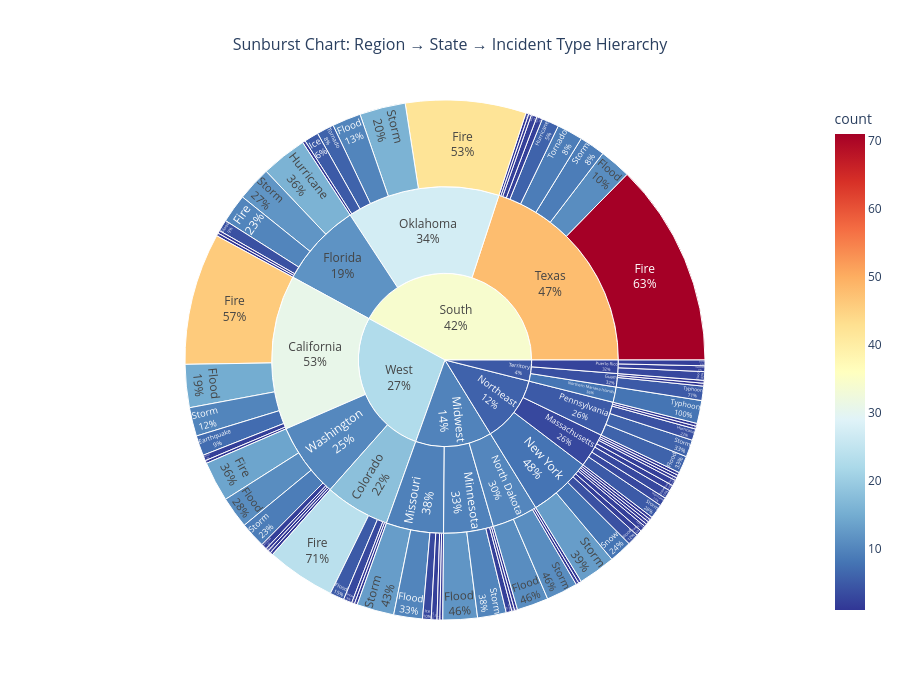

Here is the notebook cell this chart was saved with:
### Markdown cell above
### 5.1 Visualization 11: Sunburst Chart (Region → State → Incident)

### Code cell
# Prepare hierarchical data (limited to top states per region for readability)
# Get top 3 states per region
top_states_per_region = df.groupby(['region', 'state']).size().reset_index(name='count')
top_states_per_region = top_states_per_region.sort_values(['region', 'count'], ascending=[True, False])
top_states_per_region = top_states_per_region.groupby('region').head(3)

# Filter main data for these states
sunburst_data = df[df['state'].isin(top_states_per_region['state'])]
sunburst_agg = sunburst_data.groupby(['region', 'stateName', 'incidentType']).size().reset_index(name='count')

# Create sunburst
fig = px.sunburst(sunburst_agg,
                  path=['region', 'stateName', 'incidentType'],
                  values='count',
                  title='Sunburst Chart: Region → State → Incident Type Hierarchy',
                  color='count',
                  color_continuous_scale='RdYlBu_r',
                  height=700)

fig.update_traces(textinfo='label+percent parent')
fig.update_layout(
    title_font_size=16,
    title_x=0.5
)

fig.show()
fig.write_html('../Outputs/output_milestone-4/m4_viz11_sunburst.html')
print("✓ Visualization 11 saved")

### Figure 1 — Plotly figure (JSON) as saved in the notebook; plotly's stock layout.template omitted (floating-point values rounded to 4 significant figures)
{"data": [{"branchvalues": "total", "customdata": [[1.0], [12.0], [1.0], [10.0], [2.0], [1.0], [10.0], [1.0], [3.0], [13.0], [2.0], [11.0], [1.0], [11.0], [1.0], [2.0], [2.0], [3.0], [1.0], [1.0], [3.0], [5.0], [1.0], [1.0], [2.0], [4.0], [1.0], [2.0], [1.0], [1.0], [8.0], [13.0], [6.0], [4.0], [1.0], [6.0], [1.0], [10.0], [4.0], [1.0], [16.0], [12.0], [1.0], [42.0], [10.0], [1.0], [5.0], [16.0], [6.0], [1.0], [71.0], [11.0], [6.0], [1.0], [2.0], [9.0], [9.0], [2.0], [1.0], [1.0], [5.0], [8.0], [3.0], [2.0], [2.0], [7.0], [46.0], [15.0], [1.0], [10.0], [2.0], [1.0], [24.0], [5.0], [3.0], [1.0], [2.0], [14.0], [11.0], [1.0], [1.0], [9.0], [1.0], [9.615], [9.467], [10.17], [3.0], [7.909], [5.0], [11.77], [27.27], [47.95], [3.857], [8.0], [2.429], [30.8], [18.0], [10.38], [9.725], [5.87], [34.19], [4.909], [22.81]], "domain": {"x": [0, 1], "y": [0, 1]}, "hovertemplate": "labels=%{label}<br>count_sum=%{value}<br>parent=%{parent}<br>id=%{id}<br>count=%{color}<extra></extra>", "ids": ["Midwest/Minnesota/Fire", "Midwest/Minnesota/Flood", "Midwest/Minnesota/Snow", "Midwest/Minnesota/Storm", "Midwest/Minnesota/Tornado", "Midwest/Missouri/Fire", "Midwest/Missouri/Flood", "Midwest/Missouri/Hurricane", "Midwest/Missouri/Ice", "Midwest/Missouri/Storm", "Midwest/Missouri/Tornado", "Midwest/North Dakota/Flood", "Midwest/North Dakota/Snow", "Midwest/North Dakota/Storm", "Midwest/North Dakota/Tornado", "Northeast/Massachusetts/Fire", "Northeast/Massachusetts/Flood", "Northeast/Massachusetts/Hurricane", "Northeast/Massachusetts/Ice", "Northeast/Massachusetts/Other", "Northeast/Massachusetts/Snow", "Northeast/Massachusetts/Storm", "Northeast/Massachusetts/Tornado", "Northeast/New York/Chemical", "Northeast/New York/Fire", "Northeast/New York/Flood", "Northeast/New York/Human Cause", "Northeast/New York/Hurricane", "Northeast/New York/Ice", "Northeast/New York/Other", "Northeast/New York/Snow", "Northeast/New York/Storm", "Northeast/Pennsylvania/Flood", "Northeast/Pennsylvania/Hurricane", "Northeast/Pennsylvania/Ice", "Northeast/Pennsylvania/Storm", "Northeast/Pennsylvania/Tornado", "South/Florida/Fire", "South/Florida/Flood", "South/Florida/Human Cause", "South/Florida/Hurricane", "South/Florida/Storm", "South/Florida/Winter", "South/Oklahoma/Fire", "South/Oklahoma/Flood", "South/Oklahoma/Hurricane", "South/Oklahoma/Ice", "South/Oklahoma/Storm", "South/Oklahoma/Tornado", "South/Texas/Drought", "South/Texas/Fire", "South/Texas/Flood", "South/Texas/Hurricane", "South/Texas/Ice", "South/Texas/Other", "South/Texas/Storm", "South/Texas/Tornado", "South/Texas/Winter", "Territory/Guam/Earthquake", "Territory/Guam/Storm", "Territory/Guam/Typhoon", "Territory/Northern Mariana Islands/Typhoon", "Territory/Puerto Rico/Flood", "Territory/Puerto Rico/Hurricane", "Territory/Puerto Rico/Storm", "West/California/Earthquake", "West/California/Fire", "West/California/Flood", "West/California/Other", "West/California/Storm", "West/California/Winter", "West/Colorado/Dam/Levee Break", "West/Colorado/Fire", "West/Colorado/Flood", "West/Colorado/Snow", "West/Colorado/Storm", "West/Washington/Earthquake", "West/Washington/Fire", "West/Washington/Flood", "West/Washington/Ice", "West/Washington/Mud/Landslide", "West/Washington/Storm", "West/Washington/Water", "Midwest/Minnesota", "Midwest/Missouri", "Midwest/North Dakota", "Northeast/Massachusetts", "Northeast/New York", "Northeast/Pennsylvania", "South/Florida", "South/Oklahoma", "South/Texas", "Territory/Guam", "Territory/Northern Mariana Islands", "Territory/Puerto Rico", "West/California", "West/Colorado", "West/Washington", "Midwest", "Northeast", "South", "Territory", "West"], "labels": ["Fire", "Flood", "Snow", "Storm", "Tornado", "Fire", "Flood", "Hurricane", "Ice", "Storm", "Tornado", "Flood", "Snow", "Storm", "Tornado", "Fire", "Flood", "Hurricane", "Ice", "Other", "Snow", "Storm", "Tornado", "Chemical", "Fire", "Flood", "Human Cause", "Hurricane", "Ice", "Other", "Snow", "Storm", "Flood", "Hurricane", "Ice", "Storm", "Tornado", "Fire", "Flood", "Human Cause", "Hurricane", "Storm", "Winter", "Fire", "Flood", "Hurricane", "Ice", "Storm", "Tornado", "Drought", "Fire", "Flood", "Hurricane", "Ice", "Other", "Storm", "Tornado", "Winter", "Earthquake", "Storm", "Typhoon", "Typhoon", "Flood", "Hurricane", "Storm", "Earthquake", "Fire", "Flood", "Other", "Storm", "Winter", "Dam/Levee Break", "Fire", "Flood", "Snow", "Storm", "Earthquake", "Fire", "Flood", "Ice", "Mud/Landslide", "Storm", "Water", "Minnesota", "Missouri", "North Dakota", "Massachusetts", "New York", "Pennsylvania", "Florida", "Oklahoma", "Texas", "Guam", "Northern Mariana Islands", "Puerto Rico", "California", "Colorado", "Washington", "Midwest", "Northeast", "South", "Territory", "West"], "marker": {"coloraxis": "coloraxis", "colors": [1.0, 12.0, 1.0, 10.0, 2.0, 1.0, 10.0, 1.0, 3.0, 13.0, 2.0, 11.0, 1.0, 11.0, 1.0, 2.0, 2.0, 3.0, 1.0, 1.0, 3.0, 5.0, 1.0, 1.0, 2.0, 4.0, 1.0, 2.0, 1.0, 1.0, 8.0, 13.0, 6.0, 4.0, 1.0, 6.0, 1.0, 10.0, 4.0, 1.0, 16.0, 12.0, 1.0, 42.0, 10.0, 1.0, 5.0, 16.0, 6.0, 1.0, 71.0, 11.0, 6.0, 1.0, 2.0, 9.0, 9.0, 2.0, 1.0, 1.0, 5.0, 8.0, 3.0, 2.0, 2.0, 7.0, 46.0, 15.0, 1.0, 10.0, 2.0, 1.0, 24.0, 5.0, 3.0, 1.0, 2.0, 14.0, 11.0, 1.0, 1.0, 9.0, 1.0, 9.615, 9.467, 10.17, 3.0, 7.909, 5.0, 11.77, 27.27, 47.95, 3.857, 8.0, 2.429, 30.8, 18.0, 10.38, 9.725, 5.87, 34.19, 4.909, 22.81]}, "name": "", "parents": ["Midwest/Minnesota", "Midwest/Minnesota", "Midwest/Minnesota", "Midwest/Minnesota", "Midwest/Minnesota", "Midwest/Missouri", "Midwest/Missouri", "Midwest/Missouri", "Midwest/Missouri", "Midwest/Missouri", "Midwest/Missouri", "Midwest/North Dakota", "Midwest/North Dakota", "Midwest/North Dakota", "Midwest/North Dakota", "Northeast/Massachusetts", "Northeast/Massachusetts", "Northeast/Massachusetts", "Northeast/Massachusetts", "Northeast/Massachusetts", "Northeast/Massachusetts", "Northeast/Massachusetts", "Northeast/Massachusetts", "Northeast/New York", "Northeast/New York", "Northeast/New York", "Northeast/New York", "Northeast/New York", "Northeast/New York", "Northeast/New York", "Northeast/New York", "Northeast/New York", "Northeast/Pennsylvania", "Northeast/Pennsylvania", "Northeast/Pennsylvania", "Northeast/Pennsylvania", "Northeast/Pennsylvania", "South/Florida", "South/Florida", "South/Florida", "South/Florida", "South/Florida", "South/Florida", "South/Oklahoma", "South/Oklahoma", "South/Oklahoma", "South/Oklahoma", "South/Oklahoma", "South/Oklahoma", "South/Texas", "South/Texas", "South/Texas", "South/Texas", "South/Texas", "South/Texas", "South/Texas", "South/Texas", "South/Texas", "Territory/Guam", "Territory/Guam", "Territory/Guam", "Territory/Northern Mariana Islands", "Territory/Puerto Rico", "Territory/Puerto Rico", "Territory/Puerto Rico", "West/California", "West/California", "West/California", "West/California", "West/California", "West/California", "West/Colorado", "West/Colorado", "West/Colorado", "West/Colorado", "West/Colorado", "West/Washington", "West/Washington", "West/Washington", "West/Washington", "West/Washington", "West/Washington", "West/Washington", "Midwest", "Midwest", "Midwest", "Northeast", "Northeast", "Northeast", "South", "South", "South", "Territory", "Territory", "Territory", "West", "West", "West", "", "", "", "", ""], "textinfo": "label+percent parent", "type": "sunburst", "values": [1.0, 12.0, 1.0, 10.0, 2.0, 1.0, 10.0, 1.0, 3.0, 13.0, 2.0, 11.0, 1.0, 11.0, 1.0, 2.0, 2.0, 3.0, 1.0, 1.0, 3.0, 5.0, 1.0, 1.0, 2.0, 4.0, 1.0, 2.0, 1.0, 1.0, 8.0, 13.0, 6.0, 4.0, 1.0, 6.0, 1.0, 10.0, 4.0, 1.0, 16.0, 12.0, 1.0, 42.0, 10.0, 1.0, 5.0, 16.0, 6.0, 1.0, 71.0, 11.0, 6.0, 1.0, 2.0, 9.0, 9.0, 2.0, 1.0, 1.0, 5.0, 8.0, 3.0, 2.0, 2.0, 7.0, 46.0, 15.0, 1.0, 10.0, 2.0, 1.0, 24.0, 5.0, 3.0, 1.0, 2.0, 14.0, 11.0, 1.0, 1.0, 9.0, 1.0, 26.0, 30.0, 24.0, 18.0, 33.0, 18.0, 44.0, 80.0, 112.0, 7.0, 8.0, 7.0, 81.0, 34.0, 39.0, 80.0, 69.0, 236.0, 22.0, 154.0]}], "layout": {"coloraxis": {"colorbar": {"title": {"text": "count"}}, "colorscale": [[0, "rgb(49,54,149)"], [0.1, "rgb(69,117,180)"], [0.2, "rgb(116,173,209)"], [0.3, "rgb(171,217,233)"], [0.4, "rgb(224,243,248)"], [0.5, "rgb(255,255,191)"], [0.6, "rgb(254,224,144)"], [0.7, "rgb(253,174,97)"], [0.8, "rgb(244,109,67)"], [0.9, "rgb(215,48,39)"], [1, "rgb(165,0,38)"]]}, "height": 700, "legend": {"tracegroupgap": 0}, "title": {"font": {"size": 16}, "text": "Sunburst Chart: Region → State → Incident Type Hierarchy", "x": 0.5}}}
